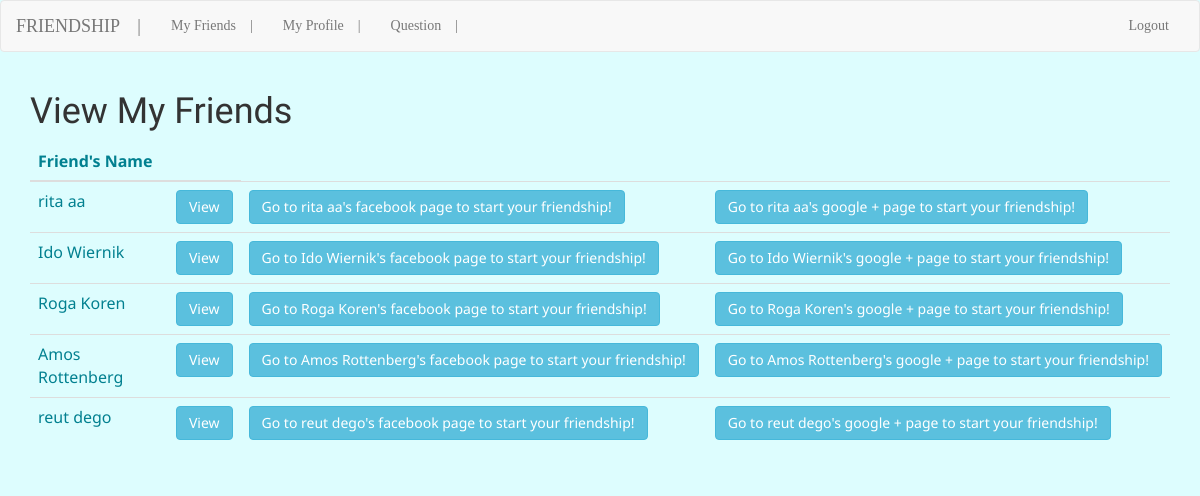
Screenshot of /friend_list (signed in) with the database file from the repository.
### database_setup.py (models this page shows)
class User(Base):
	__tablename__ = 'user'
	id = Column(Integer, primary_key = True)
	fullname = Column(String)
	email = Column(String)
	password = Column(String)
	about_myself = Column(String)
	my_friends = relationship("User",
							  secondary=friend_association,
							  primaryjoin=id==friend_association.c.user_id,
							  secondaryjoin=id==friend_association.c.friend_id,
							  lazy=True)

### web_app.py (the view)
@app.route('/friend_list')
def friend_list():
	if 'user_email' in flask_session:
		user = session.query(User).filter_by(email = flask_session['user_email']).first()
		print("we are here")
		friends=user.my_friends
		return render_template('friend_list.html',user=user)
	else:
		return redirect(url_for("log_in"))

### templates/friend_list.html (shortened to what this page needs)
<!DOCTYPE html>
<html lang="en">
<head>
	<link rel="stylesheet" href="http://maxcdn.bootstrapcdn.com/bootstrap/3.3.6/css/bootstrap.min.css">
  <link rel="stylesheet" type="text/css" href="{{ url_for('static',filename='styles.css') }}">
</head>
<body class="body">
<nav class="navbar navbar-default">
  <div class="container-fluid">
    <div class="navbar-header">
      <a class="navbar-brand" href="{{ url_for('suggest_friends') }}" class="btn btn-info" role="button">FRIENDSHIP &nbsp;&nbsp;&nbsp;|</a>
    </div>
    <div class="collapse navbar-collapse" id="bs-example-navbar-collapse-1">
      <ul class="nav navbar-nav">
        <li><a href="{{ url_for('friend_list')  }}" role="button">My Friends &nbsp;&nbsp;&nbsp;|</a></li>
        <li><a href ="{{ url_for('user_profile') }}" role="button">My Profile &nbsp;&nbsp;&nbsp;|</a></li>
        <li><a href="{{ url_for('view_questions') }}" role="button">Question &nbsp;&nbsp;&nbsp;|</a></li>
      </ul>
      <ul class="nav navbar-nav navbar-right">
        <li><a href="{{ url_for('logout') }}" role="button" type="sumbit">Logout</a></li>
      </ul>
    </div>
  </div>
</nav>
	<form action="{{url_for('friend_list',friends = friends) }}" method = "post">
	<div class="container">
  <h1 class="head">View My Friends</h1>
  <table class="table table-hover questions" >
		<thead>
			<th>Friend's Name</th>
			<th></th>
		</thead>
		{% for friend in user.my_friends %}
  		<tr>
      		<td>{{friend.fullname}}</td>
      		<td><a href ="{{ url_for('friend_profile' ,friend_id = friend.id) }}" class="btn btn-info" role="button">View</a></td>
		<td><a href = "http://facebook.com" class="btn btn-info" role="button">Go to {{friend.fullname}}'s facebook page to start your friendship!</a></td>
		<td><a href = "https://plus.google.com/" class="btn btn-info" role="button">Go to {{friend.fullname}}'s google + page to start your friendship!</a></td>
  		</tr>
		{% endfor %}
	</form>
</body>
</html>

### static/styles.css (style rules this page uses)
.body { background-color: #DDFDFE; font-family:garamond;*/ background-size: 100%; background-repeat: no-repeat; }
.questions { color:#028090; font-size: 16px; font-family: 'Noto Sans', sans-serif; }
.head { font-family: 'Gloria Hallelujah', cursive; }

### rows the page displays
User: fullname "rita aa"
User: fullname "Ido Wiernik"
User: fullname "Roga Koren"
User: fullname "Amos Rottenberg"
User: fullname "reut dego"
